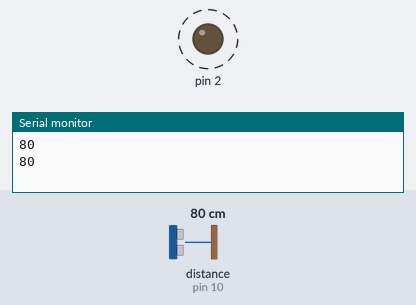
Bench run of a sketch on a simulated Arduino Uno, built with avr-gcc and run on an emulated ATmega328P. Parts: output pins drawn as LEDs (lit = HIGH), the last lines printed to the serial monitor. Dashed ring = blinking. The test bench sets the inputs (shaded band); at power-on: distance to the obstacle (sensor on pin 10) 80 cm.

Above: at 1.8 s.
1.9 s: distance to the obstacle (sensor on pin 10) set to 34 cm
At 2.26 s:
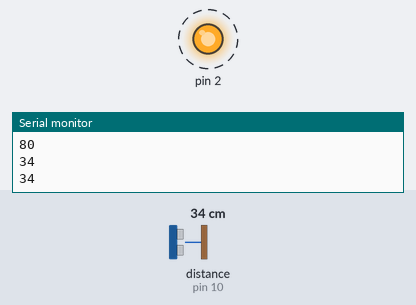
5.4 s: distance to the obstacle (sensor on pin 10) set to 28 cm
At 5.4 s:
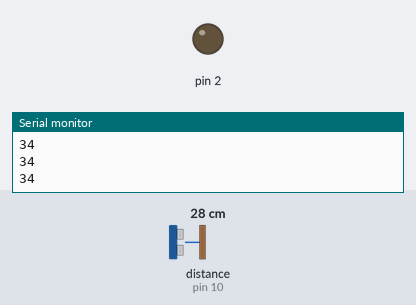
6.9 s: distance to the obstacle (sensor on pin 10) set to 21 cm
8.4 s: distance to the obstacle (sensor on pin 10) set to 17 cm
At 8.9 s:
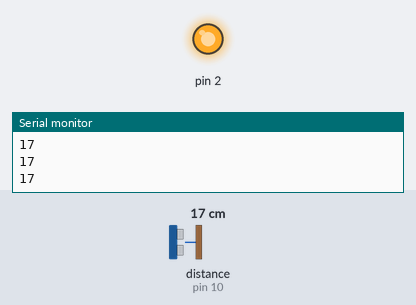
9.9 s: distance to the obstacle (sensor on pin 10) set to 35 cm
At 10.2 s:
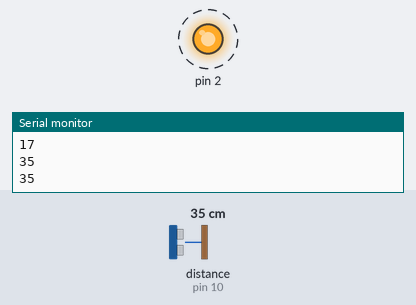
Timing chart, 0 to 14.4 s (numbered marks = the images above; inputs shaded):
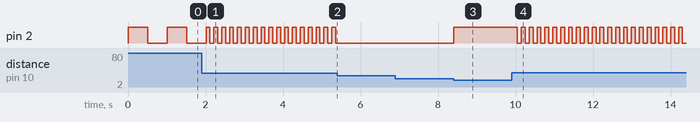

Measured:
- the behaviour switches between 31 and 30 cm on distance to the obstacle (sensor on pin 10) (found by bisection; images 1 and 2)
- the behaviour switches between 20 and 19 cm on distance to the obstacle (sensor on pin 10) (found by bisection; images 2 and 3)
- after the input at 1.9 s, pin 2: alternates HIGH for 0.10 s and LOW for 0.10 s, starting after 0.21 s
- after the input at 5.4 s, pin 2: stops changing and stays LOW
- after the input at 8.4 s, pin 2: LOW → HIGH at once
- after the input at 9.9 s, pin 2: alternates HIGH for 0.10 s and LOW for 0.10 s, starting after 0.15 s
- by itself, pin 2: alternates HIGH for 0.50 s and LOW for 0.51 s

The sketch:

ultrasonic.ino
```cpp
#include <Ultrasonic.h>

Ultrasonic ultrasonic(5,10);

void setup() {
  // put your setup code here, to run once:
  pinMode(2,OUTPUT);
  Serial.begin(9600);
}

void loop() {
  // put your main code here, to run repeatedly:
  long distance = ultrasonic.getDistance();
  Serial.println(distance);
  if(distance>120){
      digitalWrite(2,HIGH);
      delay(1000);
      digitalWrite(2,LOW);
      delay(1000);
    }
  else if(distance>50 && distance<=120){
      digitalWrite(2,HIGH);
      delay(500);
      digitalWrite(2,LOW);
      delay(500);
    }
  else if(distance>30){
      digitalWrite(2,HIGH);
      delay(100);
      digitalWrite(2,LOW);
      delay(100);
    }
  else if(distance<20){
      digitalWrite(2,HIGH);
      delay(30);
      digitalWrite(2,HIGH);
      delay(30);
    }
}
```
